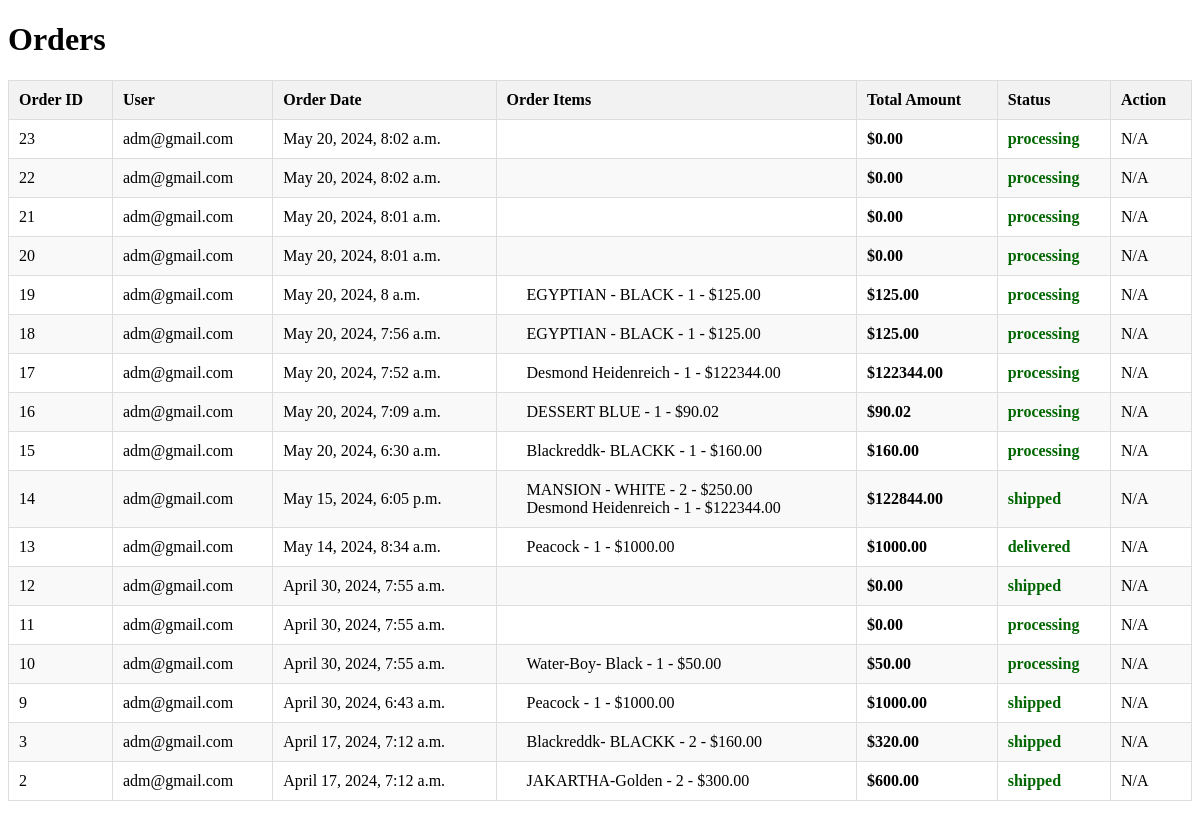
Page /shop/view_orders/ (signed in) on the committed database.
### shop/models.py (models this page shows, shortened)
class Order(models.Model):
    user = models.ForeignKey(User, on_delete=models.CASCADE)
    order_date = models.DateTimeField(auto_now_add=True)
    total_amount = models.DecimalField(max_digits=10, decimal_places=2)
    STATUS_CHOICES = (
        ('processing', 'Processing'),
        ('shipped', 'Shipped'),
        ('delivered', 'Delivered'),
        ('returned', 'Returned'),
    )
    status = models.CharField(max_length=20, choices=STATUS_CHOICES, default='processing')

class OrderItem(models.Model):
    order = models.ForeignKey(Order, related_name='items', on_delete=models.CASCADE)
    product = models.ForeignKey(Product, on_delete=models.CASCADE)
    quantity = models.PositiveIntegerField(default=1)
    item_price = models.DecimalField(max_digits=10, decimal_places=2)

class Product(models.Model):
    name = models.CharField(max_length=200, unique=True)
    slug = models.SlugField(max_length=200, unique=True)
    description = models.TextField(blank=True)
    price = models.DecimalField(max_digits=10, decimal_places=2)
    category = models.ForeignKey(Category, on_delete=models.CASCADE)
    supplier = models.ForeignKey(Supplier, on_delete=models.CASCADE,default=None,null=True)
    image = models.ImageField(upload_to='product', blank=True)
    stock = models.IntegerField()
    available = models.BooleanField(default=True)
    created = models.DateTimeField(auto_now_add=True)
    updated = models.DateTimeField(auto_now=True)
    reorder = models.IntegerField(default=5)
    color = models.CharField(max_length=50, default='black')
    size = models.IntegerField(default=50)
    class Meta:
        ordering = ('name', )
        verbose_name = 'product'
        verbose_name_plural = 'products'

### shop/views.py (the view)
# urls.py: path('view_orders/', views.view_orders, name='view_orders'),
def view_orders(request):
    user_orders = Order.objects.filter(user=request.user).order_by('-order_date')
    now = datetime.now()
    thirty_days_ago = now - timedelta(days=30)
    return render(request, 'view_orders.html', {'user_orders': user_orders, 'now': now, 'thirty_days_ago': thirty_days_ago})

### cart/context_processors.py (called while the page is built)
def counter(request):
    item_count = 0
    if 'admin' in request.path:
        return {}
    else:
        try:
            cart = Cart.objects.filter(cart_id=_cart_id(request))
            cart_items = CartItem.objects.all().filter(cart=cart[:1])
            for cart_item in cart_items:
                item_count += cart_item.quantity
        except Cart.DoesNotExist:
            item_count = 0
    return dict(item_count=item_count)

### cart/views.py (called while the page is built)
def _cart_id(request):
    cart = request.session.session_key
    if not cart:
        cart = request.session.create()
    return cart

### shop/context_processors.py (called while the page is built)
def menu_links(request):
    links = Category.objects.all()
    return dict(links=links)

### templates/view_orders.html (shortened to what this page needs)
<!DOCTYPE html>
<html lang="en">
<head>
</head>
<body>
    <h1>Orders</h1>
    <table>
        <thead>
            <tr>
                <th>Order ID</th>
                <th>User</th>
                <th>Order Date</th>
                <th>Order Items</th>
                <th>Total Amount</th>
                <th>Status</th>
                <th>Action</th>
            </tr>
        </thead>
        <tbody>
            {% for order in user_orders %}
            <tr>
                <td>{{ order.id }}</td>
                <td>{{ order.user.username }}</td>
                <td>{{ order.order_date }}</td>
                <td>
                    <ul>
                        {% for item in order.items.all %}
                        <li>{{ item.product.name }} - {{ item.quantity }} - ${{ item.item_price }}</li>
                        {% endfor %}
                    </ul>
                </td>
                <td class="total-amount">${{ order.total_amount }}</td>
                <td class="status-cell">{{ order.status }}</td>
                <td>
                    {% if order.status == 'delivered' and order.order_date|date:"U" > thirty_days_ago|date:"U" %}
                        <a href="{% url 'shop:return_order' order.id %}">Return</a>
                    {% else %}
                        N/A
                    {% endif %}
                </td>
            </tr>
            {% empty %}
            <tr>
                <td colspan="7">No orders found</td>
            </tr>
            {% endfor %}
        </tbody>
    </table>
</body>
</html>

### templates/view_orders.html (style rules this page uses)
table { width: 100%; border-collapse: collapse; margin-bottom: 20px; }
th { background-color: #f2f2f2; font-weight: bold; padding: 10px; text-align: left; border: 1px solid #ddd; }
td { padding: 10px; border: 1px solid #ddd; }
tbody tr:nth-child(even) { background-color: #f9f9f9; }
ul { margin: 0; padding-left: 20px; }
ul li { list-style-type: none; }
.total-amount { font-weight: bold; }
.status-cell { font-weight: bold; color: #006600; }

### rows in the picture
Order: id "23", user.username "adm@gmail.com", order_date "May 20, 2024, 8:02 a.m.", total_amount "0.00", status "processing", shows "N/A"
Order: id "22", user.username "adm@gmail.com", order_date "May 20, 2024, 8:02 a.m.", total_amount "0.00", status "processing", shows "N/A"
Order: id "21", user.username "adm@gmail.com", order_date "May 20, 2024, 8:01 a.m.", total_amount "0.00", status "processing", shows "N/A"
Order: id "20", user.username "adm@gmail.com", order_date "May 20, 2024, 8:01 a.m.", total_amount "0.00", status "processing", shows "N/A"
Order: id "19", user.username "adm@gmail.com", order_date "May 20, 2024, 8 a.m.", total_amount "125.00", status "processing", shows "N/A"
OrderItem: product.name "EGYPTIAN - BLACK", quantity "1", item_price "125.00"
Order: id "18", user.username "adm@gmail.com", order_date "May 20, 2024, 7:56 a.m.", total_amount "125.00", status "processing", shows "N/A"
OrderItem: product.name "EGYPTIAN - BLACK", quantity "1", item_price "125.00"
Order: id "17", user.username "adm@gmail.com", order_date "May 20, 2024, 7:52 a.m.", total_amount "122344.00", status "processing", shows "N/A"
OrderItem: product.name "Desmond Heidenreich", quantity "1", item_price "122344.00"
Order: id "16", user.username "adm@gmail.com", order_date "May 20, 2024, 7:09 a.m.", total_amount "90.02", status "processing", shows "N/A"
OrderItem: product.name "DESSERT BLUE", quantity "1", item_price "90.02"
Order: id "15", user.username "adm@gmail.com", order_date "May 20, 2024, 6:30 a.m.", total_amount "160.00", status "processing", shows "N/A"
OrderItem: product.name "Blackreddk- BLACKK", quantity "1", item_price "160.00"
Order: id "14", user.username "adm@gmail.com", order_date "May 15, 2024, 6:05 p.m.", total_amount "122844.00", status "shipped", shows "N/A"
OrderItem: product.name "MANSION - WHITE", quantity "2", item_price "250.00"
OrderItem: product.name "Desmond Heidenreich", quantity "1", item_price "122344.00"
Order: id "13", user.username "adm@gmail.com", order_date "May 14, 2024, 8:34 a.m.", total_amount "1000.00", status "delivered", shows "N/A"
OrderItem: product.name "Peacock", quantity "1", item_price "1000.00"
Order: id "12", user.username "adm@gmail.com", order_date "April 30, 2024, 7:55 a.m.", total_amount "0.00", status "shipped", shows "N/A"
Order: id "11", user.username "adm@gmail.com", order_date "April 30, 2024, 7:55 a.m.", total_amount "0.00", status "processing", shows "N/A"
Order: id "10", user.username "adm@gmail.com", order_date "April 30, 2024, 7:55 a.m.", total_amount "50.00", status "processing", shows "N/A"
OrderItem: product.name "Water-Boy- Black", quantity "1", item_price "50.00"
Order: id "9", user.username "adm@gmail.com", order_date "April 30, 2024, 6:43 a.m.", total_amount "1000.00", status "shipped", shows "N/A"
OrderItem: product.name "Peacock", quantity "1", item_price "1000.00"
Order: id "3", user.username "adm@gmail.com", order_date "April 17, 2024, 7:12 a.m.", total_amount "320.00", status "shipped", shows "N/A"
OrderItem: product.name "Blackreddk- BLACKK", quantity "2", item_price "160.00"
Order: id "2", user.username "adm@gmail.com", order_date "April 17, 2024, 7:12 a.m.", total_amount "600.00", status "shipped", shows "N/A"
OrderItem: product.name "JAKARTHA-Golden", quantity "2", item_price "300.00"
